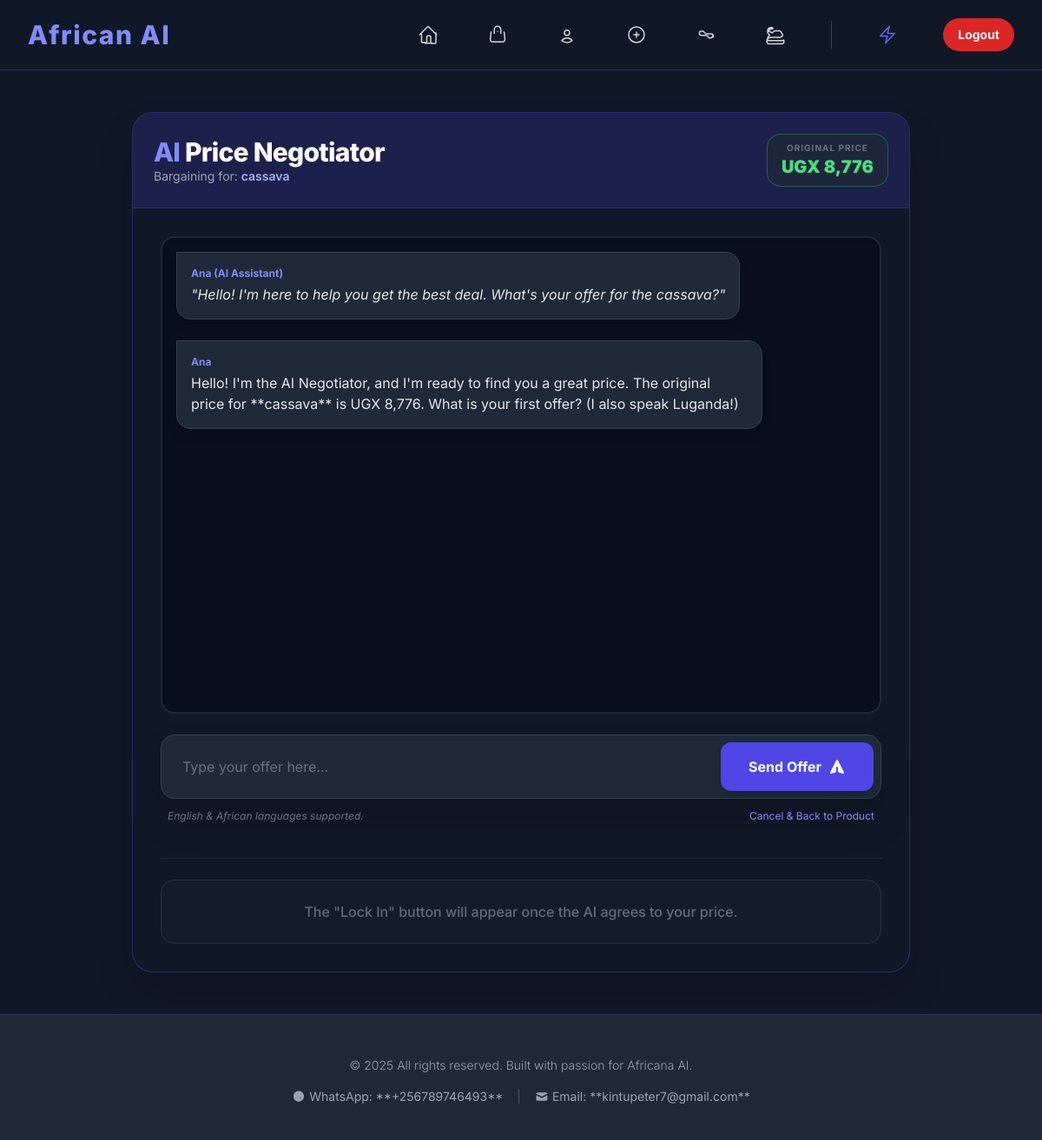
/eshop/product/cassava-99d3ff/negotiate/ (signed in), run on the app's committed database.
### eshop/models.py (models this page shows, shortened)
class Product(models.Model):
    image = CloudinaryField('image', blank=True, null=True)
    video = CloudinaryField('video', resource_type='video', blank=True, null=True)
    negotiated_price = models.DecimalField(max_digits=10, decimal_places=2, null=True, blank=True)
    is_negotiable = models.BooleanField(default=False)
    name = models.CharField(max_length=200)
    slug = models.SlugField(max_length=100, unique=True, blank=True)
    description = models.TextField()
    price = models.DecimalField(max_digits=10, decimal_places=2, null=True, blank=True)
    referral_commission = models.DecimalField(
        max_digits=10,
        decimal_places=2,
        default=0.00,
        help_text="The amount the vendor pays to the person who shared the link upon a successful sale."
    )
    CURRENCY_CHOICES = [
        ('UGX', 'UGX (Ugandan Shilling)'),
        ('USD', 'USD (US Dollar)'),
        ('KES', 'KES (Kenyan Shilling)'),
        ('NGN', 'NGN (Nigerian Naira)'),
        ('GHS', 'GHS (Ghanaian Cedi)'),
        ('ZAR', 'ZAR (South African Rand)'),
        ('TZS', 'TZS (Tanzanian Shilling)'),
        ('RWF', 'RWF (Rwandan Franc)'),
        ('EGP', 'EGP (Egyptian Pound)'),
    ]
    currency = models.CharField(max_length=3, choices=CURRENCY_CHOICES, default='UGX')
    country = models.CharField(max_length=50)
    vendor_name = models.CharField(max_length=100, default='Anonymous Seller')
    whatsapp_number = models.CharField(max_length=20)
    tiktok_url = models.URLField(max_length=200, null=True, blank=True)
    def get_currency_code(self):
        if self.currency and self.currency != 'UGX':
            return self.currency
        currency_map = {
            'Uganda': 'UGX',
            'Kenya': 'KES',
            'Tanzania': 'TZS',
            'Rwanda': 'RWF',
            'Nigeria': 'NGN',
            'Ghana': 'GHS',
            'South Africa': 'ZAR',
            'Egypt': 'EGP',
            'Zimbabwe': 'USD',
            'USA': 'USD',
        }
        return currency_map.get(self.country, self.currency)
    class Meta:
        ordering = ['name']

### eshop/views.py (the view, shortened to what this page needs)
# urls.py: path('product/<slug:slug>/negotiate/', views.ai_negotiation_view, name='ai_negotiation'),
@login_required
def ai_negotiation_view(request, slug):
    product = get_object_or_404(Product, slug=slug)
    curr = product.get_currency_code()
    if not product.is_negotiable:
        messages.error(request, f"Price negotiation is not available for {product.name}.")
        return redirect('eshop:product_detail', slug=slug)
    form = NegotiationForm(request.POST or None)
    chat_history = request.session.get(f'chat_history_{slug}', None)
    if chat_history is None:
        initial_greeting = f"Hello! I'm the AI Negotiator, and I'm ready to find you a great price. The original price for **{product.name}** is {curr} {product.price:,.0f}. What is your first offer? (I also speak Luganda!)"
        chat_history = [{'role': 'ai', 'text': initial_greeting}]
    is_negotiation_active = product.negotiated_price and product.negotiated_price <= product.price * Decimal('0.90')
    context = {
        'product': product, 'form': form, 'chat_history': chat_history,
        'is_negotiation_active': is_negotiation_active, 'final_price': product.negotiated_price
    }
    return render(request, 'eshop/ai_negotiation.html', context)

### eshop/forms.py
class NegotiationForm(forms.Form):
    user_message = forms.CharField(
        widget=forms.TextInput(attrs={
            'class': 'w-full px-4 py-4 bg-transparent text-gray-100 border-none focus:ring-0 placeholder-gray-500 text-sm md:text-base',
            'placeholder': 'Type your offer here...',
            'autocomplete': 'off'
        }),
        label=''
    )

### eshop/templates/eshop/ai_negotiation.html (shortened to what this page needs)
{% extends "base.html" %}
{% load static %}
{% load humanize %}
{% load widget_tweaks %}
{% block content %}
<div class="container mx-auto px-4 py-8 md:py-12">
    <div class="max-w-4xl mx-auto bg-gray-900 rounded-3xl shadow-2xl border border-indigo-500/30 overflow-hidden">
        <header class="bg-indigo-900/40 p-6 border-b border-indigo-500/20 flex flex-col md:flex-row md:items-center md:justify-between gap-4">
            <div>
                <h1 class="text-2xl md:text-3xl font-extrabold text-white tracking-tight">
                    <span class="text-indigo-400">AI</span> Price Negotiator
                </h1>
                <p class="text-gray-400 text-sm">Bargaining for: <span class="text-indigo-300 font-semibold">{{ product.name }}</span></p>
            </div>
            <div class="bg-gray-800/80 px-4 py-2 rounded-2xl border border-green-500/40 text-center">
                <p class="text-[10px] uppercase font-bold text-gray-500 tracking-widest">Original Price</p>
                <p class="text-xl font-black text-green-400">{{ product.get_currency_code }} {{ product.price|floatformat:0|intcomma }}</p>
            </div>
        </header>
        <div class="p-4 md:p-8">
            <div id="chat-window"
                 class="h-[450px] lg:h-[550px] overflow-y-auto p-4 space-y-6 mb-6 bg-gray-950/50 rounded-2xl border-2 border-gray-800 shadow-inner custom-scrollbar">
                <div class="flex justify-start">
                    <div class="max-w-[85%] bg-gray-800 text-gray-200 p-4 rounded-2xl rounded-tl-none shadow-lg border border-gray-700">
                        <p class="text-xs font-bold text-indigo-400 mb-1">Ana (AI Assistant)</p>
                        <p class="text-sm md:text-base italic">"Hello! I'm here to help you get the best deal. What's your offer for the {{ product.name }}?"</p>
                    </div>
                </div>
                {% for message in chat_history %}
                    {% if message.role == 'user' %}
                        <div class="flex justify-end">
                            <div class="max-w-[85%] bg-indigo-600 text-white p-4 rounded-2xl rounded-tr-none shadow-xl transform transition hover:scale-[1.01]">
                                <p class="text-xs font-bold mb-1 opacity-70 text-right">You</p>
                                <p class="text-sm md:text-base leading-relaxed">{{ message.text|safe }}</p>
                            </div>
                        </div>
                    {% else %}
                        <div class="flex justify-start">
                            <div class="max-w-[85%] bg-gray-800 text-gray-200 p-4 rounded-2xl rounded-tl-none shadow-lg border border-gray-700 transform transition hover:scale-[1.01]">
                                <p class="text-xs font-bold text-indigo-400 mb-1">Ana</p>
                                <p class="text-sm md:text-base leading-relaxed">{{ message.text|safe }}</p>
                            </div>
                        </div>
                    {% endif %}
                {% endfor %}
            </div>
            <form method="post" id="negotiation-form" class="relative">
                <div class="flex flex-col sm:flex-row gap-3 bg-gray-800 p-2 rounded-2xl border border-gray-700 focus-within:border-indigo-500 transition-all shadow-2xl">
                    <div class="flex-grow">
                        {{ form.user_message }}
                    </div>
                    <button type="submit"
                            onclick="showTyping()"
                            class="bg-indigo-600 hover:bg-indigo-500 text-white font-bold py-3 px-8 rounded-xl transition-all flex items-center justify-center gap-2 shadow-lg active:scale-95">
                        <span>Send Offer</span>
                        <svg xmlns="http://www.w3.org/2000/svg" class="h-5 w-5" viewBox="0 0 20 20" fill="currentColor">
                            <path d="M10.894 2.553a1 1 0 00-1.788 0l-7 14a1 1 0 001.169 1.409l5-1.429A1 1 0 009 15.571V11a1 1 0 112 0v4.571a1 1 0 00.725.962l5 1.428a1 1 0 001.17-1.408l-7-14z" />
                        </svg>
                    </button>
                </div>
                <div class="mt-3 flex justify-between items-center px-2">
                    <p class="text-[10px] md:text-xs text-gray-500 italic">
                        English & African languages supported.
                    </p>
                    <a href="{% url 'eshop:product_detail' product.slug %}" class="text-[10px] md:text-xs text-indigo-400 hover:underline">
                        Cancel & Back to Product
                    </a>
                </div>
            </form>
            <div class="mt-10 pt-6 border-t border-gray-800">
                {% with final_price=product.negotiated_price|default:product.price %}
                <div class="flex flex-col items-center">
                    {% if is_negotiation_active %}
                        <div class="mb-4 px-4 py-2 bg-green-900/20 border border-green-500/30 rounded-full animate-bounce">
                            <span class="text-green-400 text-sm font-bold">✨ Great Deal Reached! ✨</span>
                        </div>
                        <a href="{% url 'eshop:accept_negotiated_price' product.slug %}"
                           class="w-full sm:w-auto bg-green-600 hover:bg-green-700 text-white font-black text-xl py-5 px-12 rounded-2xl transition-all duration-300 shadow-2xl shadow-green-600/40 transform hover:scale-[1.03] ring-4 ring-green-600/20 text-center">
                            Accept {{ product.get_currency_code }} {{ final_price|floatformat:0|intcomma }} & Close Deal 🤝
                        </a>
                    {% else %}
                        <div class="w-full bg-gray-800/50 p-6 rounded-2xl border border-gray-700 text-center opacity-60">
                            <p class="text-gray-400 font-medium text-sm sm:text-base">
                                The "Lock In" button will appear once the AI agrees to your price.
                            </p>
                        </div>
                    {% endif %}
                </div>
                {% endwith %}
            </div>
        </div>
    </div>
</div>
{% endblock %}

### templates/base.html (style rules this page uses)
body { font-family: 'Inter', sans-serif; padding-bottom: 70px; }
@media (min-width: 768px) { body { padding-bottom: 0; } }

### data on the page
Product: name "cassava", get_currency_code "UGX", price "8,776"

### other printed values
{{ message.text|safe }} "Hello! I'm the AI Negotiator, and I'm ready to find you a great price. The original price for **cassava** is UGX 8,776. What is your first offer? (I also speak Luganda!)"
